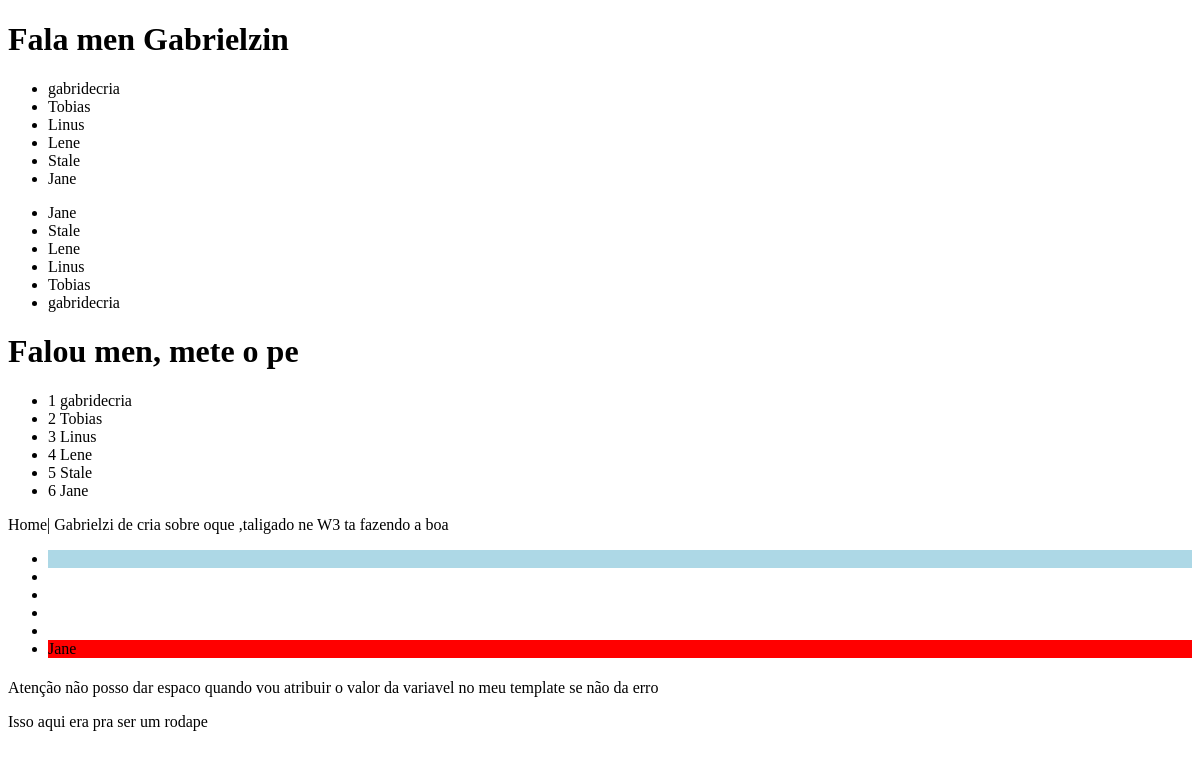
Before: /testing/ with the older database file.
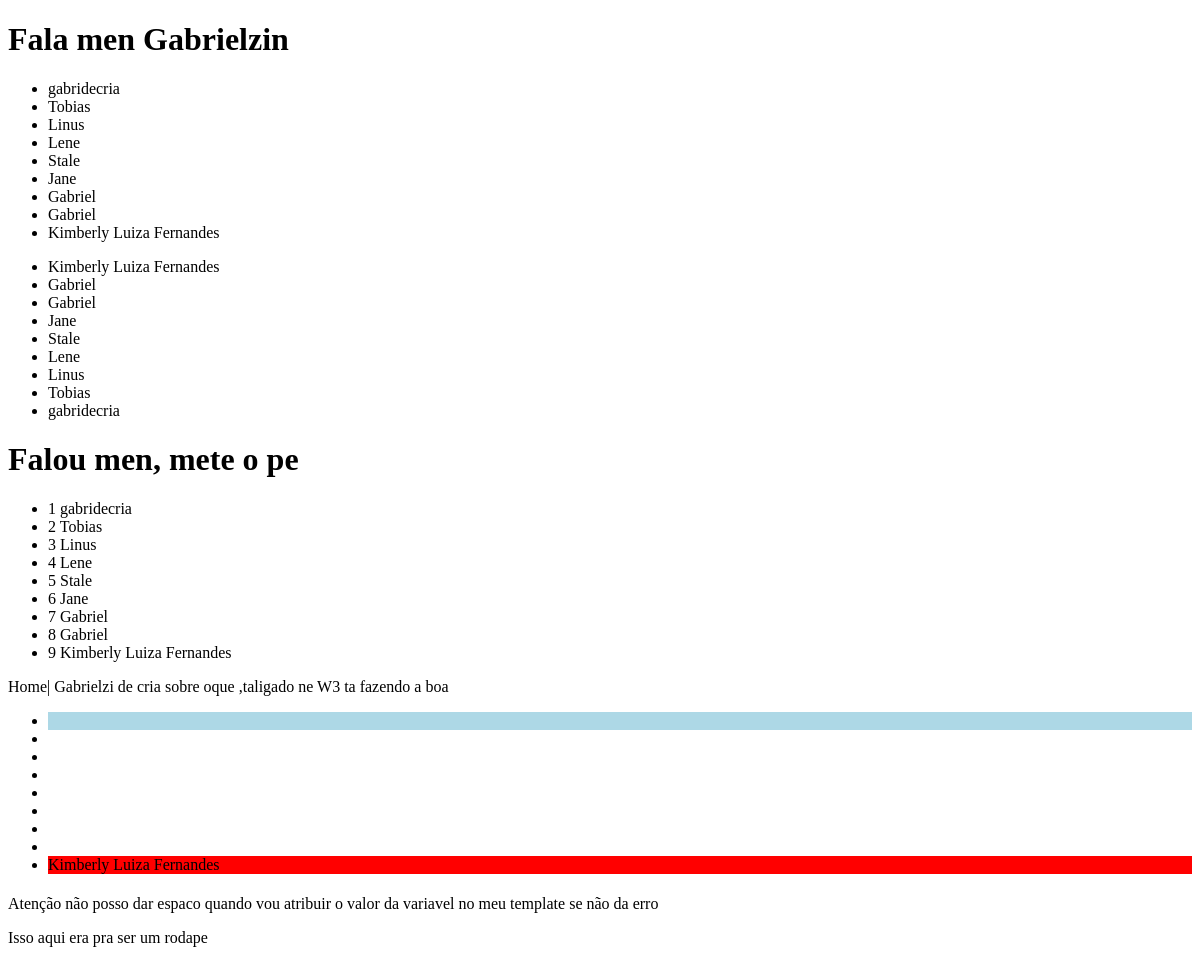
After: the same page with the newer database file.
### members/models.py (models this page shows, shortened)
class Member(models.Model):
    firstname = models.CharField(max_length=255)
    lastname = models.CharField(max_length=255)
    phone = models.IntegerField(null=True)
    joined_date = models.DateField(null=True)

### members/views.py (the view)
# urls.py: path("testing/",views.testing,name="testing"),
def testing(request):
    mymembers = Member.objects.all().values()
    template = loader.get_template('template.html')
    context = {
        'mymembers':mymembers,
        'firstname':"Gabrielzin"
    }
    return HttpResponse(template.render(context,request))

### members/templates/template.html (shortened to what this page needs)
<!DOCTYPE html>
<html lang="pt-br">
<head>
</head>
<body>
    <h1>Fala men {{firstname}} </h1>
    <ul>
        {% for x in mymembers %}
        <li> {{x.firstname}}</li>
        {%empty%}
            <li>Tem niguem ainda  em casa</li>
        {% endfor %}
    </ul>
    <ul>
        {% for x in mymembers reversed %}
        <li> {{x.firstname}}</li>
        {% endfor %}
    </ul>
    {% if greeting == 1 %}
        <h1>Hello shits</h1>
    {% else %}
        <h1>Falou men, mete o pe</h1>
        {% endif %}
        <ul>
            {% for x in mymembers %}
            <li>{{forloop.counter}}  {{x.firstname}}</li>
            {%endfor%}
        </ul>
        {%include 'mymenu.html' with eu="Gabrielzi de cria" responsavel="W3 ta fazendo a boa" %}
    <ul>
        {% for x in mymembers%}
        <li
            {% if forloop.first%}
                style="background-color: lightblue;
                "
            {%elif  forloop.last%}
                style="background-color: red;"
            >{% endif %}
                {{x.firstname}}</li>
        {%endfor%}
    </ul>
    <p>Atenção não posso dar espaco quando vou atribuir o valor da variavel no meu template se não da erro</p>
    {%include 'footer.html'%}
</body>
</html>

Changed rows visible on the page:
shown differently, row unchanged: Member "Jane": firstname "Jane" → (not shown)
added Member: firstname "Gabriel"
added Member: firstname "Gabriel"
added Member: firstname "Kimberly Luiza Fernandes"
